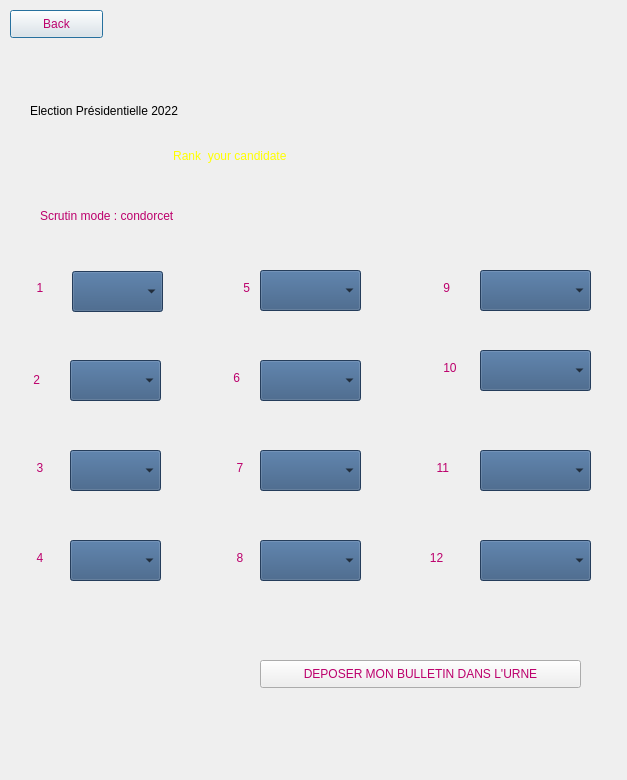
<?xml version="1.0" encoding="UTF-8"?>
<ui version="4.0">
 <class>Dialog</class>
 <widget class="QDialog" name="Dialog">
  <property name="geometry">
   <rect>
    <x>0</x>
    <y>0</y>
    <width>627</width>
    <height>780</height>
   </rect>
  </property>
  <property name="windowTitle">
   <string>Dialog</string>
  </property>
  <widget class="QWidget" name="widget" native="true">
   <property name="geometry">
    <rect>
     <x>0</x>
     <y>0</y>
     <width>640</width>
     <height>782</height>
    </rect>
   </property>
   <property name="styleSheet">
    <string notr="true">background-image: url(:/urne/urnnne.jpg);</string>
   </property>
   <widget class="QLabel" name="label_2">
    <property name="geometry">
     <rect>
      <x>400</x>
      <y>209</y>
      <width>331</width>
      <height>31</height>
     </rect>
    </property>
    <property name="styleSheet">
     <string notr="true">font: 75 italic 8pt &quot;Rockwell&quot;;
color: rgb(255, 255, 255);
color: rgb(255, 255, 255);
font: 75 italic 8pt &quot;Arial Nova Cond&quot;;
gridline-color: rgb(200, 89, 189);
color: rgb(0, 0, 255);
color: rgb(170, 0, 0);
color: rgb(85, 170, 255);
color: rgb(255, 255, 0);</string>
    </property>
    <property name="text">
     <string/>
    </property>
   </widget>
   <widget class="QLabel" name="label_5">
    <property name="geometry">
     <rect>
      <x>470</x>
      <y>430</y>
      <width>221</width>
      <height>20</height>
     </rect>
    </property>
    <property name="styleSheet">
     <string notr="true">font: 12pt &quot;MS Shell Dlg 2&quot;;
color: rgb(255, 0, 0);
color: rgb(255, 0, 0);</string>
    </property>
    <property name="text">
     <string/>
    </property>
   </widget>
   <widget class="QLabel" name="label">
    <property name="geometry">
     <rect>
      <x>30</x>
      <y>90</y>
      <width>571</width>
      <height>41</height>
     </rect>
    </property>
    <property name="styleSheet">
     <string notr="true">font: 8pt &quot;Kristen ITC&quot;;
border-color: rgb(170, 0, 0);
color: rgb(0, 0, 0);
border-color: rgb(0, 85, 0);
font: 24pt &quot;Kristen ITC&quot;;
</string>
    </property>
    <property name="text">
     <string>Election Présidentielle 2022</string>
    </property>
   </widget>
   <widget class="QLabel" name="label_3">
    <property name="geometry">
     <rect>
      <x>60</x>
      <y>140</y>
      <width>421</width>
      <height>31</height>
     </rect>
    </property>
    <property name="styleSheet">
     <string notr="true">color: rgb(255, 255, 0);</string>
    </property>
    <property name="text">
     <string>                                  Rank  your candidate</string>
    </property>
   </widget>
   <widget class="QLabel" name="label_4">
    <property name="geometry">
     <rect>
      <x>40</x>
      <y>190</y>
      <width>181</width>
      <height>51</height>
     </rect>
    </property>
    <property name="styleSheet">
     <string notr="true">font: 8pt &quot;Kristen ITC&quot;;
color: rgb(188, 0, 108);
font: 8pt &quot;Kristen ITC&quot;;
</string>
    </property>
    <property name="text">
     <string>Scrutin mode : condorcet</string>
    </property>
   </widget>
   <widget class="QComboBox" name="comboBox">
    <property name="geometry">
     <rect>
      <x>72</x>
      <y>271</y>
      <width>91</width>
      <height>41</height>
     </rect>
    </property>
    <property name="styleSheet">
     <string notr="true">background-color: rgb(0, 85, 255);
background-color: rgb(0, 0, 0);
background-color: rgb(52, 86, 127);</string>
    </property>
   </widget>
   <widget class="QComboBox" name="comboBox_2">
    <property name="geometry">
     <rect>
      <x>260</x>
      <y>270</y>
      <width>101</width>
      <height>41</height>
     </rect>
    </property>
    <property name="styleSheet">
     <string notr="true">background-color: rgb(0, 85, 255);
background-color: rgb(0, 0, 0);
background-color: rgb(52, 86, 127);</string>
    </property>
   </widget>
   <widget class="QComboBox" name="comboBox_3">
    <property name="geometry">
     <rect>
      <x>480</x>
      <y>270</y>
      <width>111</width>
      <height>41</height>
     </rect>
    </property>
    <property name="styleSheet">
     <string notr="true">background-color: rgb(0, 85, 255);
background-color: rgb(0, 0, 0);
background-color: rgb(52, 86, 127);</string>
    </property>
   </widget>
   <widget class="QComboBox" name="comboBox_4">
    <property name="geometry">
     <rect>
      <x>70</x>
      <y>360</y>
      <width>91</width>
      <height>41</height>
     </rect>
    </property>
    <property name="styleSheet">
     <string notr="true">background-color: rgb(0, 85, 255);
background-color: rgb(0, 0, 0);
background-color: rgb(52, 86, 127);</string>
    </property>
   </widget>
   <widget class="QComboBox" name="comboBox_5">
    <property name="geometry">
     <rect>
      <x>260</x>
      <y>360</y>
      <width>101</width>
      <height>41</height>
     </rect>
    </property>
    <property name="styleSheet">
     <string notr="true">background-color: rgb(0, 85, 255);
background-color: rgb(0, 0, 0);
background-color: rgb(52, 86, 127);</string>
    </property>
   </widget>
   <widget class="QComboBox" name="comboBox_6">
    <property name="geometry">
     <rect>
      <x>480</x>
      <y>350</y>
      <width>111</width>
      <height>41</height>
     </rect>
    </property>
    <property name="styleSheet">
     <string notr="true">background-color: rgb(0, 85, 255);
background-color: rgb(0, 0, 0);
background-color: rgb(52, 86, 127);</string>
    </property>
   </widget>
   <widget class="QComboBox" name="comboBox_7">
    <property name="geometry">
     <rect>
      <x>70</x>
      <y>450</y>
      <width>91</width>
      <height>41</height>
     </rect>
    </property>
    <property name="styleSheet">
     <string notr="true">background-color: rgb(0, 85, 255);
background-color: rgb(0, 0, 0);
background-color: rgb(52, 86, 127);</string>
    </property>
   </widget>
   <widget class="QComboBox" name="comboBox_8">
    <property name="geometry">
     <rect>
      <x>260</x>
      <y>450</y>
      <width>101</width>
      <height>41</height>
     </rect>
    </property>
    <property name="styleSheet">
     <string notr="true">background-color: rgb(0, 85, 255);
background-color: rgb(0, 0, 0);
background-color: rgb(52, 86, 127);</string>
    </property>
   </widget>
   <widget class="QComboBox" name="comboBox_9">
    <property name="geometry">
     <rect>
      <x>480</x>
      <y>450</y>
      <width>111</width>
      <height>41</height>
     </rect>
    </property>
    <property name="styleSheet">
     <string notr="true">background-color: rgb(0, 85, 255);
background-color: rgb(0, 0, 0);
background-color: rgb(52, 86, 127);</string>
    </property>
   </widget>
   <widget class="QComboBox" name="comboBox_10">
    <property name="geometry">
     <rect>
      <x>70</x>
      <y>540</y>
      <width>91</width>
      <height>41</height>
     </rect>
    </property>
    <property name="styleSheet">
     <string notr="true">background-color: rgb(0, 85, 255);
background-color: rgb(0, 0, 0);
background-color: rgb(52, 86, 127);</string>
    </property>
   </widget>
   <widget class="QComboBox" name="comboBox_11">
    <property name="geometry">
     <rect>
      <x>260</x>
      <y>540</y>
      <width>101</width>
      <height>41</height>
     </rect>
    </property>
    <property name="styleSheet">
     <string notr="true">background-color: rgb(0, 85, 255);
background-color: rgb(0, 0, 0);
background-color: rgb(52, 86, 127);</string>
    </property>
   </widget>
   <widget class="QComboBox" name="comboBox_12">
    <property name="geometry">
     <rect>
      <x>480</x>
      <y>540</y>
      <width>111</width>
      <height>41</height>
     </rect>
    </property>
    <property name="styleSheet">
     <string notr="true">background-color: rgb(0, 85, 255);
background-color: rgb(0, 0, 0);
background-color: rgb(52, 86, 127);</string>
    </property>
   </widget>
   <widget class="QLabel" name="label_6">
    <property name="geometry">
     <rect>
      <x>10</x>
      <y>280</y>
      <width>55</width>
      <height>16</height>
     </rect>
    </property>
    <property name="styleSheet">
     <string notr="true">font: 8pt &quot;Kristen ITC&quot;;
color: rgb(188, 0, 108);
font: 8pt &quot;Kristen ITC&quot;;
</string>
    </property>
    <property name="text">
     <string>        1</string>
    </property>
   </widget>
   <widget class="QLabel" name="label_7">
    <property name="geometry">
     <rect>
      <x>10</x>
      <y>370</y>
      <width>55</width>
      <height>20</height>
     </rect>
    </property>
    <property name="styleSheet">
     <string notr="true">font: 8pt &quot;Kristen ITC&quot;;
color: rgb(188, 0, 108);
font: 8pt &quot;Kristen ITC&quot;;
</string>
    </property>
    <property name="text">
     <string>       2</string>
    </property>
   </widget>
   <widget class="QLabel" name="label_8">
    <property name="geometry">
     <rect>
      <x>10</x>
      <y>460</y>
      <width>55</width>
      <height>16</height>
     </rect>
    </property>
    <property name="styleSheet">
     <string notr="true">font: 8pt &quot;Kristen ITC&quot;;
color: rgb(188, 0, 108);
font: 8pt &quot;Kristen ITC&quot;;
</string>
    </property>
    <property name="text">
     <string>        3</string>
    </property>
   </widget>
   <widget class="QLabel" name="label_9">
    <property name="geometry">
     <rect>
      <x>10</x>
      <y>550</y>
      <width>55</width>
      <height>16</height>
     </rect>
    </property>
    <property name="styleSheet">
     <string notr="true">font: 8pt &quot;Kristen ITC&quot;;
color: rgb(188, 0, 108);
font: 8pt &quot;Kristen ITC&quot;;
</string>
    </property>
    <property name="text">
     <string>        4</string>
    </property>
   </widget>
   <widget class="QLabel" name="label_10">
    <property name="geometry">
     <rect>
      <x>220</x>
      <y>280</y>
      <width>41</width>
      <height>16</height>
     </rect>
    </property>
    <property name="styleSheet">
     <string notr="true">font: 8pt &quot;Kristen ITC&quot;;
color: rgb(188, 0, 108);
font: 8pt &quot;Kristen ITC&quot;;
</string>
    </property>
    <property name="text">
     <string>       5</string>
    </property>
   </widget>
   <widget class="QLabel" name="label_11">
    <property name="geometry">
     <rect>
      <x>210</x>
      <y>370</y>
      <width>41</width>
      <height>16</height>
     </rect>
    </property>
    <property name="styleSheet">
     <string notr="true">font: 8pt &quot;Kristen ITC&quot;;
color: rgb(188, 0, 108);
font: 8pt &quot;Kristen ITC&quot;;
</string>
    </property>
    <property name="text">
     <string>       6</string>
    </property>
   </widget>
   <widget class="QLabel" name="label_12">
    <property name="geometry">
     <rect>
      <x>210</x>
      <y>460</y>
      <width>41</width>
      <height>16</height>
     </rect>
    </property>
    <property name="styleSheet">
     <string notr="true">font: 8pt &quot;Kristen ITC&quot;;
color: rgb(188, 0, 108);
font: 8pt &quot;Kristen ITC&quot;;
</string>
    </property>
    <property name="text">
     <string>        7</string>
    </property>
   </widget>
   <widget class="QLabel" name="label_13">
    <property name="geometry">
     <rect>
      <x>210</x>
      <y>550</y>
      <width>41</width>
      <height>16</height>
     </rect>
    </property>
    <property name="styleSheet">
     <string notr="true">font: 8pt &quot;Kristen ITC&quot;;
color: rgb(188, 0, 108);
font: 8pt &quot;Kristen ITC&quot;;
</string>
    </property>
    <property name="text">
     <string>        8</string>
    </property>
   </widget>
   <widget class="QLabel" name="label_14">
    <property name="geometry">
     <rect>
      <x>420</x>
      <y>280</y>
      <width>41</width>
      <height>16</height>
     </rect>
    </property>
    <property name="styleSheet">
     <string notr="true">font: 8pt &quot;Kristen ITC&quot;;
color: rgb(188, 0, 108);
font: 8pt &quot;Kristen ITC&quot;;
</string>
    </property>
    <property name="text">
     <string>       9</string>
    </property>
   </widget>
   <widget class="QLabel" name="label_15">
    <property name="geometry">
     <rect>
      <x>420</x>
      <y>360</y>
      <width>51</width>
      <height>16</height>
     </rect>
    </property>
    <property name="styleSheet">
     <string notr="true">font: 8pt &quot;Kristen ITC&quot;;
color: rgb(188, 0, 108);
font: 8pt &quot;Kristen ITC&quot;;
</string>
    </property>
    <property name="text">
     <string>       10</string>
    </property>
   </widget>
   <widget class="QLabel" name="label_16">
    <property name="geometry">
     <rect>
      <x>410</x>
      <y>460</y>
      <width>55</width>
      <height>16</height>
     </rect>
    </property>
    <property name="styleSheet">
     <string notr="true">font: 8pt &quot;Kristen ITC&quot;;
color: rgb(188, 0, 108);
font: 8pt &quot;Kristen ITC&quot;;
</string>
    </property>
    <property name="text">
     <string>        11</string>
    </property>
   </widget>
   <widget class="QLabel" name="label_17">
    <property name="geometry">
     <rect>
      <x>400</x>
      <y>550</y>
      <width>55</width>
      <height>16</height>
     </rect>
    </property>
    <property name="styleSheet">
     <string notr="true">font: 8pt &quot;Kristen ITC&quot;;
color: rgb(188, 0, 108);
font: 8pt &quot;Kristen ITC&quot;;
</string>
    </property>
    <property name="text">
     <string>         12</string>
    </property>
   </widget>
   <widget class="QPushButton" name="bouton_retour">
    <property name="geometry">
     <rect>
      <x>10</x>
      <y>10</y>
      <width>93</width>
      <height>28</height>
     </rect>
    </property>
    <property name="styleSheet">
     <string notr="true">font: 8pt &quot;Kristen ITC&quot;;
color: rgb(188, 0, 108);
font: 8pt &quot;Kristen ITC&quot;;
</string>
    </property>
    <property name="text">
     <string>Back</string>
    </property>
   </widget>
   <widget class="QPushButton" name="bouton_deposer_urne">
    <property name="geometry">
     <rect>
      <x>260</x>
      <y>660</y>
      <width>321</width>
      <height>28</height>
     </rect>
    </property>
    <property name="styleSheet">
     <string notr="true">font: 8pt &quot;Kristen ITC&quot;;
color: rgb(188, 0, 108);
font: 8pt &quot;Kristen ITC&quot;;
</string>
    </property>
    <property name="text">
     <string>DEPOSER MON BULLETIN DANS L'URNE</string>
    </property>
   </widget>
  </widget>
 </widget>
 <resources>
  <include location="ui.qrc"/>
  <include location="urne.qrc"/>
  <include location="sjxn.qrc"/>
 </resources>
 <connections/>
</ui>
